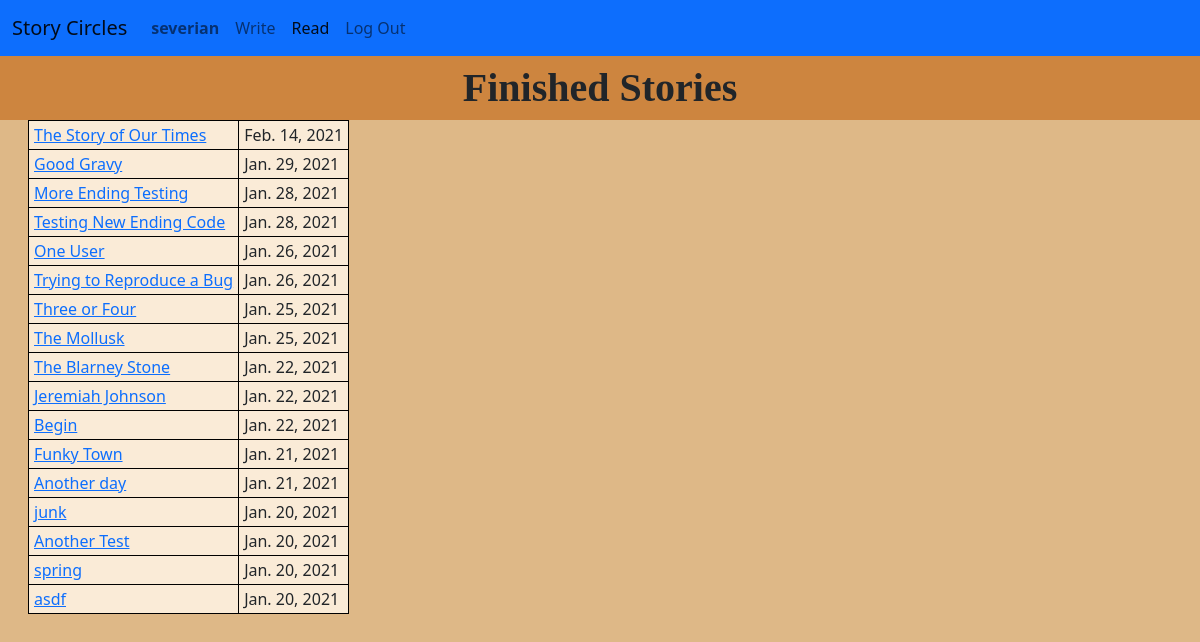
Screenshot of /circle/stories (signed in) with the database file from the repository.
### circle/models.py (models this page shows, shortened)
class User(AbstractUser):
    user_since = models.DateTimeField(blank=False, auto_now_add=True)
    liked_stories = models.ManyToManyField(
        "Story",
        related_name="liked_by",
        blank=True,
    )
    def get_absolute_url(self):
        return reverse('user', args=[self.pk])

class Story(models.Model):
    title = models.TextField(unique=True)
    authors = models.ManyToManyField(
        User,
        related_name="stories",
        blank=True
    )
    text = models.TextField()
    start_time = models.DateTimeField(blank=True, null=True)
    finish_time = models.DateTimeField(blank=True, null=True)
    finished = models.BooleanField(default=False)
    def get_absolute_url(self):
        if self.finished:
            return reverse('finished_story', args = [self.pk])
        else:
            return reverse('circle', args = [self.circle.pk])
    """ Return the text as html with "\n\n" converted to paragraph breaks """

### circle/views.py (the view)
# urls.py: path('stories', views.FinishedStoryListView.as_view(), name='finished_stories'),
class FinishedStoryListView(LoginRequiredMixin, ListView):
    model = Story
    template_name = "circle/finishedstory_list.html"
    queryset = Story.objects.filter(finished=True).order_by('-finish_time')
    context_object_name = 'stories'

### circle/templates/circle/finishedstory_list.html (shortened to what this page needs)
{% extends "circle/layout.html" %}
{% load static %}
{% block fullwidth %}
    <h1 class="page-title">
        Finished Stories
    </h1>
{% endblock %}
{% block body %}
<div class="col">
    {% include "circle/include/finished_story_table.html" %}
</div>
{% endblock %}

### circle/templates/circle/layout.html (shortened to what this page needs)
{% load static %}
<!DOCTYPE html>
<html lang="en">
    <head>
        <link href="https://cdn.jsdelivr.net/npm/bootstrap@5.0.0-beta1/dist/css/bootstrap.min.css" rel="stylesheet">
        <link href="{% static 'circle/styles.css' %}" rel="stylesheet">
    </head>
    <body>
        <nav class="navbar navbar-expand-md navbar-light bg-primary">
            <div class="container-fluid">
                <a class="navbar-brand" href="{% url 'index' %}">Story Circles</a>
                <div class="collapse navbar-collapse" id="navbarToggle">
                    <ul class="navbar-nav me-auto">
                        {% if user.is_authenticated %}
                        <li class="nav-item">
                            <a class="nav-link" id="current-user-nav" href="{{ user.get_absolute_url }}"><strong>{{ user.username }}</strong></a>
                        </li>
                        <li class="nav-item">
                            <a class="nav-link" id="write-nav" href="{% url 'index' %}">Write</a>
                        </li>
                        <li class="nav-item">
                            <a class="nav-link" id="read-nav" href="{% url 'finished_stories' %}">Read</a>
                        </li>
                        <li class="nav-item">
                            <a class="nav-link" href="{% url 'logout' %}">Log Out</a>
                        </li>
                        {% endif %}
                    </ul>
                </div>
            </div>
        </nav>
            {% block fullwidth %}
            {% endblock %}
            <div id="content-container" class="container-xxl d-flex flex-column h-100">
                <div id="content-row" class="row d-flex flex-fill">
                {% block body %}
                {% endblock %}
                </div>
            </div>
    </body>
</html>

### circle/templates/circle/include/finished_story_table.html
<table class="finished-story-table">
    {% for story in stories %}
    <tr>
        <td class="finished-story-title">
            <a href="{{ story.get_absolute_url }}">{{ story.title }}</a>
        </td>
        <td class="finished-story-date">
            {{ story.finish_time.date }}
        </td>
    </tr>
    {% endfor %}
</table>

### circle/static/circle/styles.css (style rules this page uses)
html, body { height: 100%; }
.flex-fill { flex: 1; }
body { background-color: BurlyWood; }
h1 { margin-top: 0.5rem; text-align: center; font-weight: bold; font-family: "Times New Roman", serif; }
.page-title { background-color: Peru; margin: 0; padding: 0.5rem; }
table { background-color: AntiqueWhite; border-collapse: collapse; margin-left: 1rem; }
table, th, td { border: 1px solid black; padding: 2px 5px; }

### rows the page displays
User: username "severian"
Story: title "The Story of Our Times", finish_time "Feb. 14, 2021"
Story: title "Good Gravy", finish_time "Jan. 29, 2021"
Story: title "More Ending Testing", finish_time "Jan. 28, 2021"
Story: title "Testing New Ending Code", finish_time "Jan. 28, 2021"
Story: title "One User", finish_time "Jan. 26, 2021"
Story: title "Trying to Reproduce a Bug", finish_time "Jan. 26, 2021"
Story: title "Three or Four", finish_time "Jan. 25, 2021"
Story: title "The Mollusk", finish_time "Jan. 25, 2021"
Story: title "The Blarney Stone", finish_time "Jan. 22, 2021"
Story: title "Jeremiah Johnson", finish_time "Jan. 22, 2021"
Story: title "Begin", finish_time "Jan. 22, 2021"
Story: title "Funky Town", finish_time "Jan. 21, 2021"
Story: title "Another day", finish_time "Jan. 21, 2021"
Story: title "junk", finish_time "Jan. 20, 2021"
Story: title "Another Test", finish_time "Jan. 20, 2021"
Story: title "spring", finish_time "Jan. 20, 2021"
Story: title "asdf", finish_time "Jan. 20, 2021"
